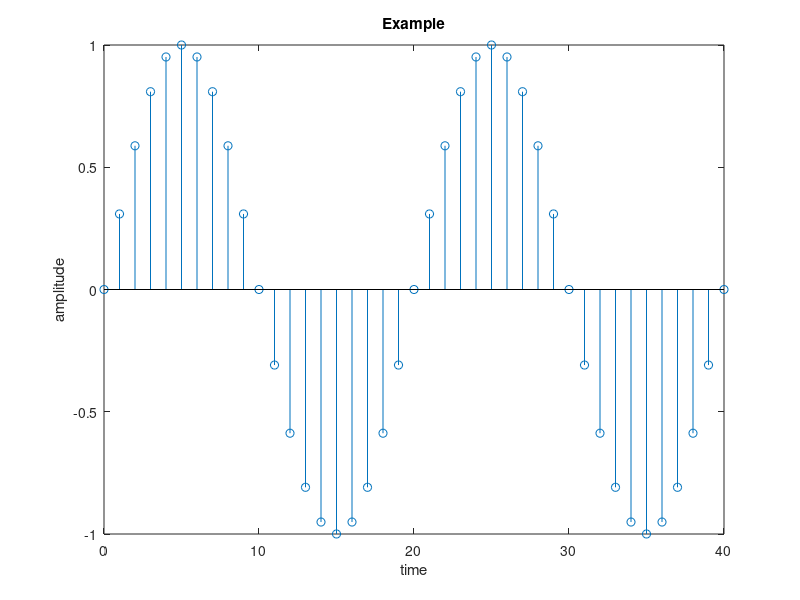
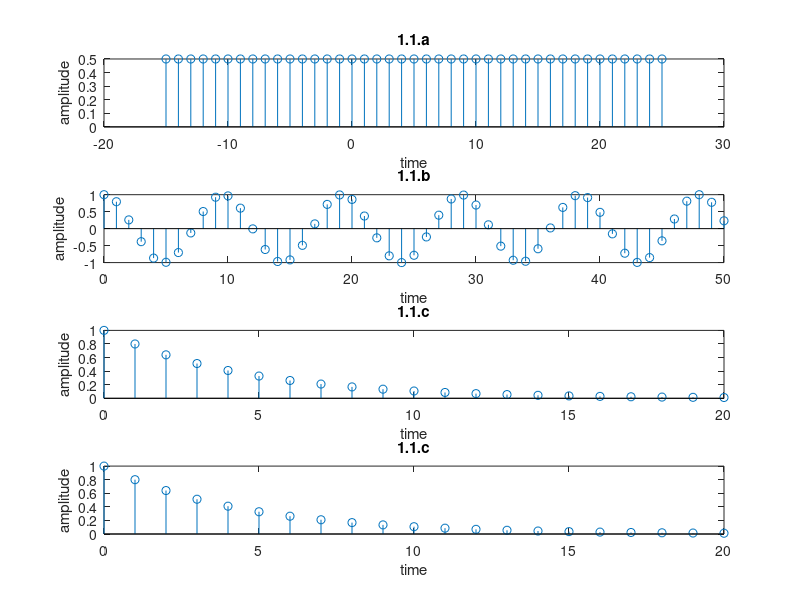

The MATLAB source for these figures, in order:
%Exercise_one
figure(100)
n= 0:40;
x= sin(n* pi / 10);
stem (n,x);
title('Example');
xlabel('time');
ylabel('amplitude');

figure(101) 
subplot(4,1,1);
n1=-20:20;
x1 = 0.5*ones(size(n1));
stem (n1+5,x1);
title('1.1.a');
xlabel('time');
ylabel('amplitude');

subplot(4,1,2);
n2=0:50;
x2=cos(n2 * pi / sqrt(23));
stem (n2,x2);
title('1.1.b');
xlabel('time');
ylabel('amplitude');

subplot(4,1,3);
n3=0:20;
x3=0.8.^(n3).*ones(size(n3));
stem (n3,x3);
title('1.1.c');
xlabel('time');
ylabel('amplitude');

subplot(4,1,4);
n4=-10:10;
x4=exp((1i).*2.*pi.*n4./10);
stem (n3,x3);
title('1.1.c');
xlabel('time');
ylabel('amplitude');



